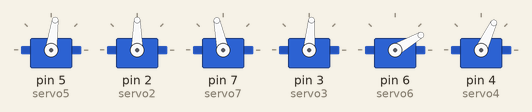
Simulated run of this sketch. Board: Arduino Uno, built with avr-gcc and run on an emulated ATmega328P. Parts: 6 × servo.

Above: at 0.1 s.
At 1.3 s:
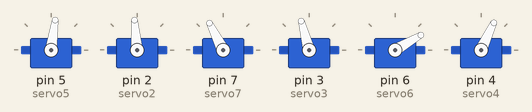
Timing chart, 0 to 2.8 s (numbered marks = the images above):
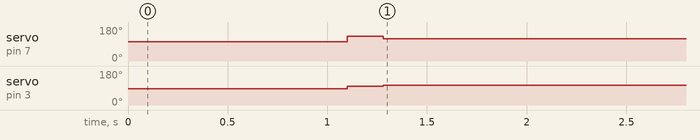

The sketch:

1.right_leg_forward.ino
```cpp
#include <Servo.h>

// Define servos
Servo servo5; // Left hip
Servo servo2; // Left ankle
Servo servo7; // Right hip
Servo servo3; // Right ankle
Servo servo6; // Right knee
Servo servo4; // Left knee

void setup() {
  // Attach all servos
  servo5.attach(5);
  servo2.attach(2);
  servo7.attach(7);
  servo3.attach(3);
  servo6.attach(6);
  servo4.attach(4);

  // === STEP 0: NEUTRAL ===
  servo5.write(82);   // Left hip
  servo2.write(90);   // Left ankle
  servo7.write(102);  // Right hip
  servo3.write(85);   // Right ankle
  servo6.write(30);   // Right knee
  servo4.write(65);   // Left knee

  delay(1100); // Let robot settle


// === Overview of the code ===
// The movement of the robot has been divided
// into three main sections. The first is in regards
// to placing the right leg forward. This motion has been
// divided into two sequential and explicit movements.


  // === STEP 1: SWING RIGHT LEG EXTRA FORWARD ===
  servo7.write(130);  // Move right hip extra forward
  servo3.write(100);  // tilt right foot toe down to ensure heel doesnt strike surface
  servo2.write(95);   // Tilt left foot toe slightly up to ensure balance and stability across both legs
  delay(180);         // this delay was found to be most optimal through testing

  // === STEP 2: LOWER RIGHT FOOT ===
  servo7.write(117);  // move right hip back to stable angle for foot placement
  servo3.write(105);  // Flatten right ankle
}

void loop() {
  // Do nothing (one-time move)
}
```
